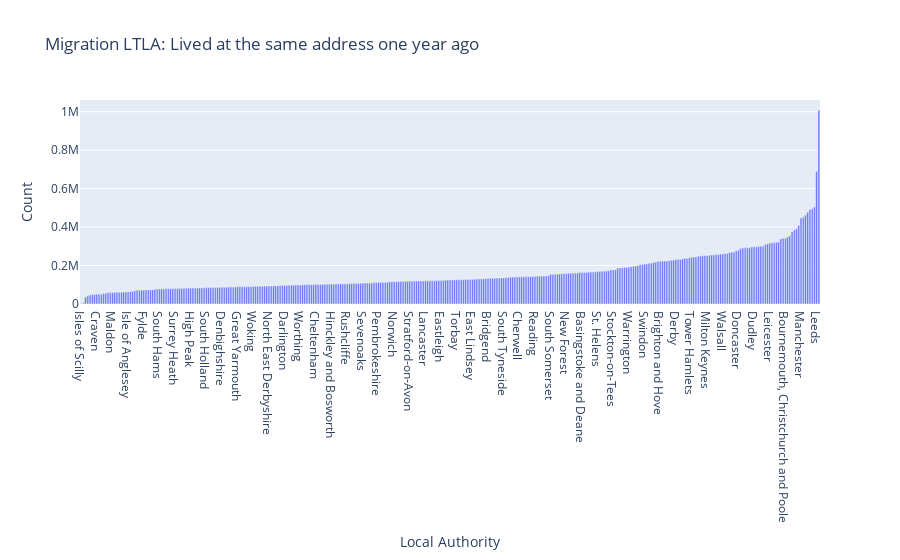
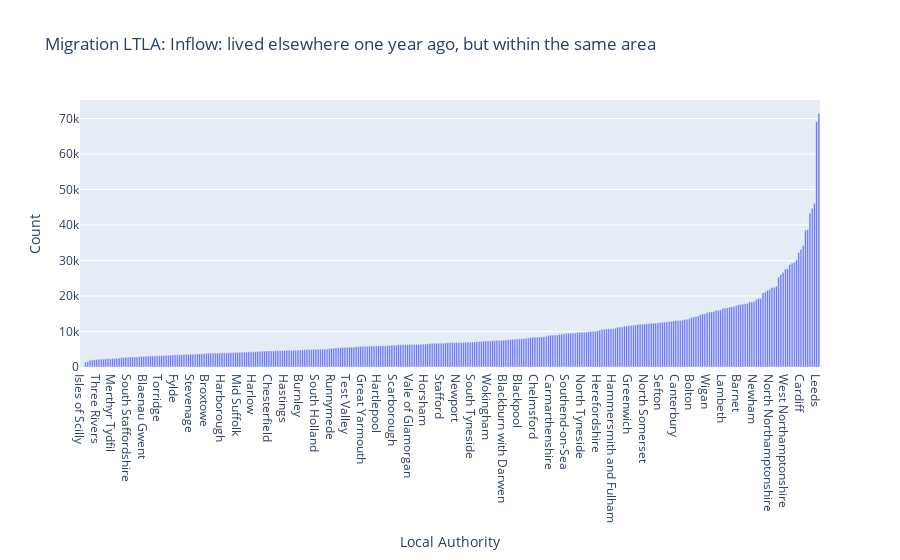
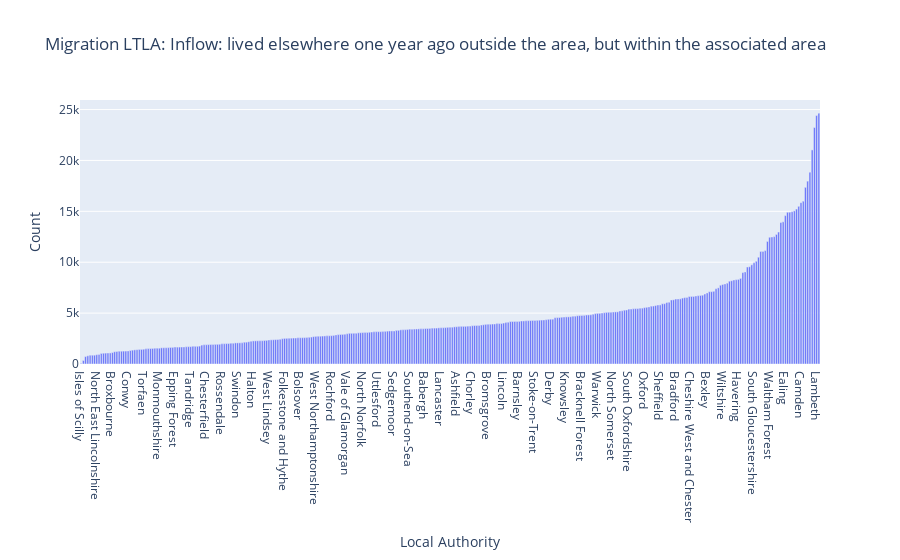
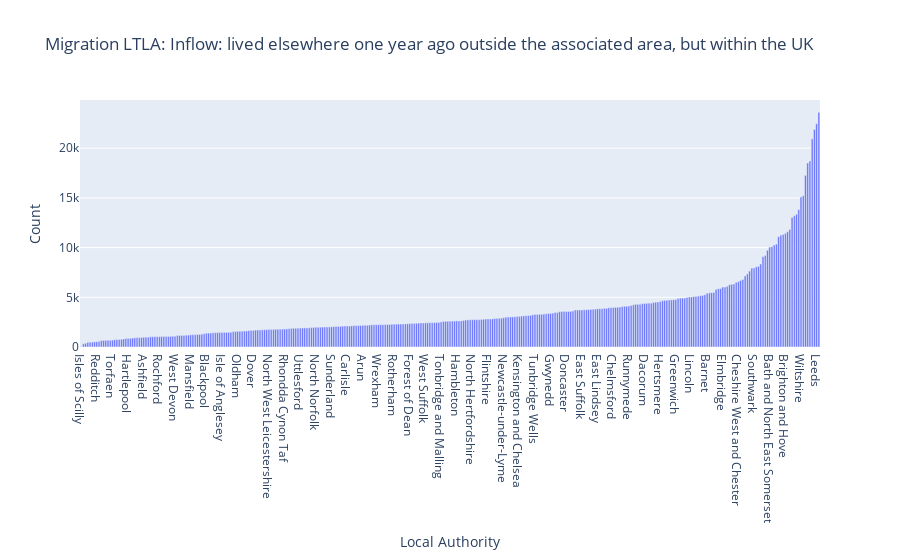

The cell these charts' notebook holds for them, in order:
### Code cell
migration_categories = in_authority['Migration LTLA (inflow) (6 categories) label'].unique()

# Create a separate bar graph for each category
for category in migration_categories:
    filtered_data = in_authority[in_authority['Migration LTLA (inflow) (6 categories) label'] == category]
    
    fig = px.bar(filtered_data, x='Lower tier local authorities label', y='Count',
                 title=f'Migration LTLA: {category}')
    
    fig.update_layout(xaxis_title='Local Authority', yaxis_title='Count')
    fig.update_xaxes(categoryorder='total ascending')  # Sort authorities by total count
    fig.show()

### Figure 1 — Plotly figure (JSON) as saved in the notebook; plotly's stock layout.template omitted (floating-point values rounded to 4 significant figures; data arrays with more than 128 entries replaced by an {"elided": "..."} marker saying what was removed)
{"data": [{"alignmentgroup": "True", "hovertemplate": "Lower tier local authorities label=%{x}<br>Count=%{y}<extra></extra>", "legendgroup": "", "marker": {"color": "#636efa", "pattern": {"shape": ""}}, "name": "", "offsetgroup": "", "orientation": "v", "showlegend": false, "textposition": "auto", "type": "bar", "x": {"elided": "331 str values"}, "xaxis": "x", "y": {"elided": "331 int values"}, "yaxis": "y"}], "layout": {"barmode": "relative", "legend": {"tracegroupgap": 0}, "title": {"text": "Migration LTLA: Lived at the same address one year ago"}, "xaxis": {"anchor": "y", "categoryorder": "total ascending", "domain": [0, 1], "title": {"text": "Local Authority"}}, "yaxis": {"anchor": "x", "domain": [0, 1], "title": {"text": "Count"}}}}

### Figure 2 — Plotly figure (JSON) as saved in the notebook; plotly's stock layout.template omitted (floating-point values rounded to 4 significant figures; data arrays with more than 128 entries replaced by an {"elided": "..."} marker saying what was removed)
{"data": [{"alignmentgroup": "True", "hovertemplate": "Lower tier local authorities label=%{x}<br>Count=%{y}<extra></extra>", "legendgroup": "", "marker": {"color": "#636efa", "pattern": {"shape": ""}}, "name": "", "offsetgroup": "", "orientation": "v", "showlegend": false, "textposition": "auto", "type": "bar", "x": {"elided": "331 str values"}, "xaxis": "x", "y": {"elided": "331 int values"}, "yaxis": "y"}], "layout": {"barmode": "relative", "legend": {"tracegroupgap": 0}, "title": {"text": "Migration LTLA: Inflow: lived elsewhere one year ago, but within the same area"}, "xaxis": {"anchor": "y", "categoryorder": "total ascending", "domain": [0, 1], "title": {"text": "Local Authority"}}, "yaxis": {"anchor": "x", "domain": [0, 1], "title": {"text": "Count"}}}}

### Figure 3 — Plotly figure (JSON) as saved in the notebook; plotly's stock layout.template omitted (floating-point values rounded to 4 significant figures; data arrays with more than 128 entries replaced by an {"elided": "..."} marker saying what was removed)
{"data": [{"alignmentgroup": "True", "hovertemplate": "Lower tier local authorities label=%{x}<br>Count=%{y}<extra></extra>", "legendgroup": "", "marker": {"color": "#636efa", "pattern": {"shape": ""}}, "name": "", "offsetgroup": "", "orientation": "v", "showlegend": false, "textposition": "auto", "type": "bar", "x": {"elided": "331 str values"}, "xaxis": "x", "y": {"elided": "331 int values"}, "yaxis": "y"}], "layout": {"barmode": "relative", "legend": {"tracegroupgap": 0}, "title": {"text": "Migration LTLA: Inflow: lived elsewhere one year ago outside the area, but within the associated area"}, "xaxis": {"anchor": "y", "categoryorder": "total ascending", "domain": [0, 1], "title": {"text": "Local Authority"}}, "yaxis": {"anchor": "x", "domain": [0, 1], "title": {"text": "Count"}}}}

### Figure 4 — Plotly figure (JSON) as saved in the notebook; plotly's stock layout.template omitted (floating-point values rounded to 4 significant figures; data arrays with more than 128 entries replaced by an {"elided": "..."} marker saying what was removed)
{"data": [{"alignmentgroup": "True", "hovertemplate": "Lower tier local authorities label=%{x}<br>Count=%{y}<extra></extra>", "legendgroup": "", "marker": {"color": "#636efa", "pattern": {"shape": ""}}, "name": "", "offsetgroup": "", "orientation": "v", "showlegend": false, "textposition": "auto", "type": "bar", "x": {"elided": "331 str values"}, "xaxis": "x", "y": {"elided": "331 int values"}, "yaxis": "y"}], "layout": {"barmode": "relative", "legend": {"tracegroupgap": 0}, "title": {"text": "Migration LTLA: Inflow: lived elsewhere one year ago outside the associated area, but within the UK"}, "xaxis": {"anchor": "y", "categoryorder": "total ascending", "domain": [0, 1], "title": {"text": "Local Authority"}}, "yaxis": {"anchor": "x", "domain": [0, 1], "title": {"text": "Count"}}}}
